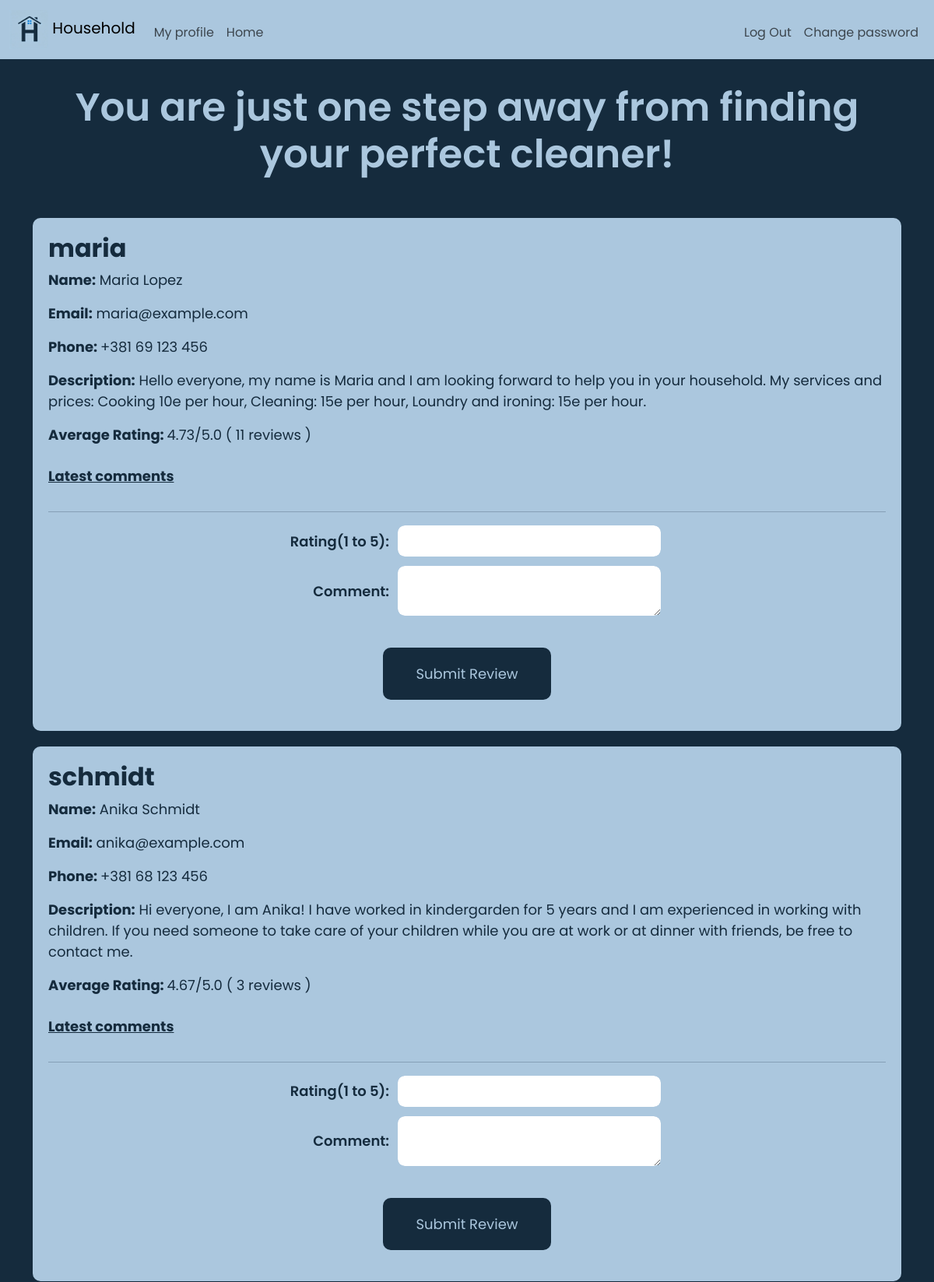
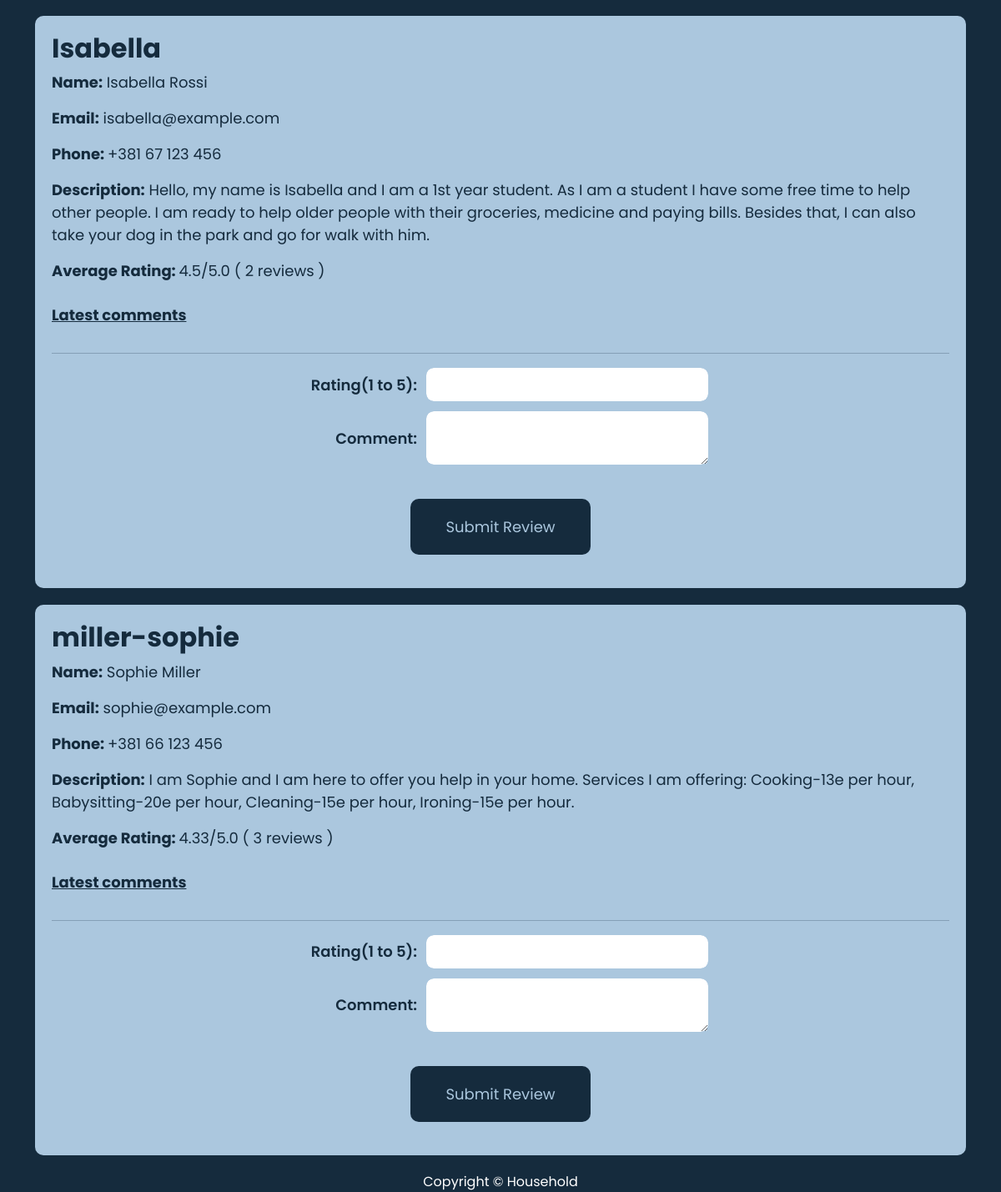
The page /customer_home (signed in) on the database its author committed (2 pictures, top to bottom).
### tables this page shows
CREATE TABLE users(
                    id INTEGER PRIMARY KEY AUTOINCREMENT,
                    username TEXT NOT NULL UNIQUE,
                    name TEXT NOT NULL,
                    surname TEXT NOT NULL,
                    email TEXT NOT NULL UNIQUE,
                    password TEXT NOT NULL,
                    user_type TEXT CHECK(user_type IN ('customer','cleaner')) NOT NULL, phone TEXT, description TEXT, city_input TEXT);

### app.py (the view)
@app.route('/customer_home')
@login_required
def customer_home():
    conn=sqlite3.connect("household.db")
    conn.row_factory = sqlite3.Row #Access columns by name
    cursor=conn.cursor()
    cursor.execute("SELECT city_input FROM users WHERE id=? AND user_type='customer'",(session["user_id"],))
    row=cursor.fetchone()
    if not row:
        conn.close()
        return apology("User not found or not customer",404)
    customer_city=row[0]
    cursor.execute("SELECT * FROM users WHERE user_type='cleaner' AND city_input=?",(customer_city,))
    cleaners=cursor.fetchall()
    cleaners_info =[]
    for c in cleaners:
        cursor.execute("SELECT COUNT(*), AVG(rating) FROM reviews WHERE cleaner_id=?", (c["id"],))
        count,avg=cursor.fetchone()
        cursor.execute("""SELECT reviews.*, users.username AS reviewer_username
        FROM reviews
        JOIN users ON reviews.reviewer_id = users.id
        WHERE reviews.cleaner_id=?
        ORDER BY reviews.created_at DESC
        LIMIT 5""", (c["id"],))
        initial_reviews=cursor.fetchall()
        cleaners_info.append({
            "cleaner": c,
            "review_count": count if count is not None else 0,
            "avg_rating": round(avg,2) if avg is not None else 0,
            "initial_reviews": initial_reviews
            })
    conn.close()
    return render_template('customer_home.html', cleaners_info=cleaners_info)

### app.py (called while the page is built)
@app.after_request
def after_request(response):
    response.headers["Cache-Control"] = "no-cache, no-store, must-revalidate"
    response.headers["Expires"] = 0
    response.headers["Pragma"] = "no-cache"
    return response

### helpers.py (called while the page is built)
def login_required(f):
    @wraps(f)
    def decorated_function(*args, **kwargs):
        if session.get("user_id") is None:
            return redirect("/login")
        return f(*args, **kwargs)
    return decorated_function

### templates/customer_home.html (shortened to what this page needs)
{% extends "layout.html" %}
{% block main %}
    <h1 class="header" style="color: #abc7de" >
        You are just one step away from finding your perfect cleaner!
    </h1>
    {% if cleaners_info %}
        <div class="list_of_cleaners">
            {% for cleaner_data in cleaners_info %}
                <div class="cleaners_box">
                    <h2><strong>{{ cleaner_data.cleaner.username }}</strong></h2>
                    <p><strong>Name:</strong> {{ cleaner_data.cleaner.name }}  {{ cleaner_data.cleaner.surname }}</p>
                    <p><strong>Email:</strong> {{ cleaner_data.cleaner.email }} </p>
                    <p><strong>Phone: </strong> {{ cleaner_data.cleaner.phone }} </p>
                    <p><strong>Description:</strong> {{ cleaner_data.cleaner.description }} </p>
                    <p><strong>Average Rating: </strong> {{ cleaner_data.avg_rating }}/5.0 ( {{cleaner_data.review_count}} reviews )</p>
                    <p class="toggle-comments-text" style="cursor:pointer; color:#152b3d; text-decoration: underline;">
                        Latest comments
                    </p>
                    <hr>
                    {% if session.get('user_id') %}
                        <form action="leave_review" method="POST" class="leave_review_form">
                            <div class="mb-2 form-row" >
                                <label for="rating">Rating(1 to 5): </label>
                                <input type="number" class="form-control mx-auto w-auto" name="rating" min="1" max="5" required>
                            </div>
                            <div class="mb-2 form-row" >
                                <label for="comment">Comment: </label>
                                <textarea name="comment" class="form-control mx-auto w-auto" required> </textarea>
                            </div>
                             <div class="btn-wrapper">
                                <button type="submit" class="btn-submit-review">Submit Review</button>
                             </div>
                        </form>
                    {% endif %}
                </div>
            {% endfor %}
        </div>
    {% else %}
        <p> No available cleaners in your area yet. Please check later for more details.</p>
        <br>
    {% endif %}
{% endblock %}

### static/styles.css (style rules this page uses)
html, body { margin: 0; padding: 0; height: 100%; background-color: #152b3d; color: #fff; font-weight: 400; font-size: 16px; font-family: 'Poppins', sans-serif; text-align: center; }
.btn-submit-review { color: #abc7de; background-color:#152b3d; padding: 20px; border-radius:10px; text-align:center; width:20%; margin:20px auto; font-size:18px; }
.cleaners_box { background-color: #abc7de; color:#152b3d; padding: 20px; border-radius:10px; text-align:left; width:100%; margin:20px auto; font-size:18px; }
.header { background-color: #152b3d; color: #fff; padding: 2rem 1rem; text-align: center; font-size:50px; font-weight:600; }
body { -webkit-text-size-adjust: 100%; text-size-adjust: 100%; }
.toggle-comments-text { font-weight: bold; color:#152b3d; cursor: pointer; margin-top: 10px; display: inline-block; transition: color 0.2s ease; }
.form-row { display: flex; align-items: center; gap: 10px; justify-content: flex-start; max-width: 500px; margin: 10px auto; }
.form-row label { min-width: 150px; font-weight: 600; color: #152b3d; text-align: right; }
.form-row input, .form-row textarea { flex: 1; border-radius: 10px; padding: 8px 12px; border: 1px solid #abc7de; font-family: 'Poppins', sans-serif; font-size: 16px; color: #152b3d; background-color: #fff; }
.form-row textarea { resize: vertical; }
.btn-submit-review { color: #abc7de; background-color: #152b3d; padding: 20px; border-radius: 10px; text-align: center; width: 20%; margin: 20px auto; font-size: 18px; cursor: pointer; border: none; transition: background-color 0.3s ease; }
.btn-wrapper { text-align: center; margin-top: 20px; }

### rows shown on the page
users: cleaner.username "maria", cleaner.name "Maria", cleaner.surname "Lopez", cleaner.email "maria@example.com", cleaner.phone "+381 69 123 456", cleaner.description "Hello everyone, my name is Maria and I am looking forward to help you in your household. My services and prices: Cooking 10e per hour, Cleaning: 15e per hour, Loundry and ironing: 15e per hour."
users: cleaner.username "schmidt", cleaner.name "Anika", cleaner.surname "Schmidt", cleaner.email "anika@example.com", cleaner.phone "+381 68 123 456", cleaner.description "Hi everyone, I am Anika! I have worked in kindergarden for 5 years and I am experienced in working with children. If you need someone to take care of your children while you are at work or at dinner with friends, be free to contact me."
users: cleaner.username "Isabella", cleaner.name "Isabella", cleaner.surname "Rossi", cleaner.email "isabella@example.com", cleaner.phone "+381 67 123 456", cleaner.description "Hello, my name is Isabella and I am a 1st year student. As I am a student I have some free time to help other people. I am ready to help older people with their groceries, medicine and paying bills. Besides that, I can also take your dog in the park and go for walk with him."
users: cleaner.username "miller-sophie", cleaner.name "Sophie", cleaner.surname "Miller", cleaner.email "sophie@example.com", cleaner.phone "+381 66 123 456", cleaner.description "I am Sophie and I am here to offer you help in your home. Services I am offering: Cooking-13e per hour, Babysitting-20e per hour, Cleaning-15e per hour, Ironing-15e per hour."

### other values the page prints
{{ cleaner_data.avg_rating }} "4.73" "4.67" "4.5" "4.33"
{{ cleaner_data.review_count }} "11" "3" "2" "3"
